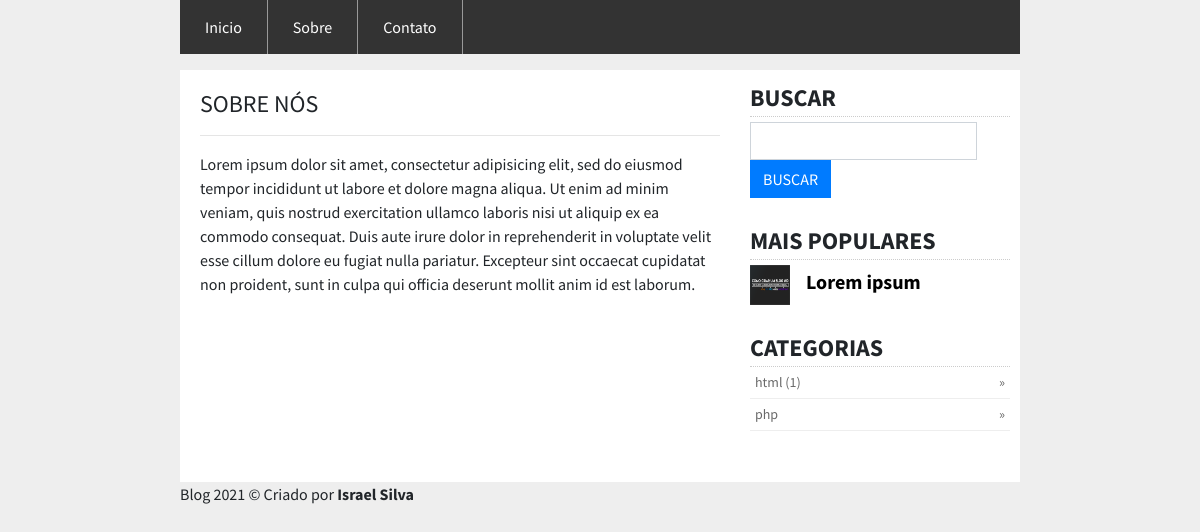
Screenshot of /sobre with the database file from the repository.
### tables this page shows
CREATE TABLE `posts` (
  `id` int(11) NOT NULL,
  `titulo` varchar(200) NOT NULL,
  `subtitulo` varchar(200) NOT NULL,
  `postagem` text NOT NULL,
  `imagem` varchar(200) NOT NULL,
  `data` varchar(200) NOT NULL,
  `categoria` varchar(200) NOT NULL,
  `id_postador` varchar(200) NOT NULL,
  `visualizacoes` int(200) NOT NULL DEFAULT '0'
);

CREATE TABLE `categorias` (
  `id` int(11) NOT NULL,
  `categoria` varchar(200) NOT NULL
);

### lib/functions.php (the view, shortened to what this page needs)
<?php
	function pdo(){
		$db_host = db_host;
		$db_usuario = db_usuario;
		$db_senha = db_senha;
		$db_banco = db_banco;
		try{
			return $pdo = new PDO("mysql:host={$db_host};dbname={$db_banco}", $db_usuario, $db_senha);
		}catch(PDOException $e){
			exit("Erro ao conectar-se ao banco: ".$e->getMessage());
		}
	}
	function paginacao(){
		$url = (isset($_GET['pagina'])) ? $_GET['pagina'] : 'inicio';
		$explode = explode('/', $url);
		$dir = 'pags/php/';
		$ext = '.php';
		if(file_exists($dir.$explode[0].$ext)){
			include($dir.$explode[0].$ext);
		}else{
			include($dir."p".$ext);
		}
	}
	function getPopularesPosts(){
		$pdo = pdo();
		$limite = totalPostsPorPagina;
		$stmt = $pdo->prepare("SELECT * FROM posts ORDER BY visualizacoes DESC LIMIT $limite");
		$stmt->execute();
		$total = $stmt->rowCount();
		if($total > 0){
			while($dados = $stmt->fetch(PDO::FETCH_ASSOC)){
				echo "<div class='content margin-top'>
	<div class='media'>
	  <img src='{$dados['imagem']}' class='mr-3'>
	  <div class='media-body'>
	    <h5 class='mt-0'><a href='{$dados['subtitulo']}'>{$dados['titulo']}</a></h5>
	  </div>
	</div>
</div>";
			}
		}
	}
	function getTotalPostsByCategoria($categoria){
		$pdo = pdo();
		$stmt = $pdo->prepare("SELECT * FROM posts WHERE categoria = :categoria");
		$stmt->execute([':categoria' => $categoria]);
		$total = $stmt->rowCount();
		if($total > 0){
			return "(".$total.")";
		}
	}
	function getCategoriasSite(){
		$pdo = pdo();
		$stmt = $pdo->prepare("SELECT * FROM categorias ORDER BY categoria ASC");
		$stmt->execute();
		$total = $stmt->rowCount();
		if($total > 0){
			while ($dados = $stmt->fetch(PDO::FETCH_ASSOC)) {
				echo "<li><a href='categoria/{$dados['id']}'>{$dados['categoria']} ".getTotalPostsByCategoria($dados['id'])."</a></li>";
			}
		}
	}
?>

### css/style.css (style rules this page uses)
* { margin: 0px; padding: 0px; }
body { background-color: #EEE; font-family: 'Source Sans Pro', sans-serif; }
@media (min-width:992px) { body { margin-left: 15%; margin-right: 15%; } }
.menu-right .margin-top { margin-top: 5px; }
.menu-right .content { padding-bottom: 5px; }
.menu-right .content .mr-3 { width: 40px; height: 40px; }
.menu-right .content .mt-0 { font-weight: bold; padding-top: 5px; }
.menu-right .content .mt-0 a, a:hover { color: #000; text-decoration: none; }
.menu-right .content ul li { color: #696969; border-bottom: 1px solid #eee; padding: 5px; }
.menu-right .content ul li a { color: #696969; }
.menu-right .content ul li a::after { content: " \00BB \0020"; float: right; }

### rows the page displays
posts: imagem (picture), titulo "Lorem ipsum"
categorias: categoria "html", id "(1)"
categorias: categoria "php"

### other values shown
titulo_site "Blog 2021"
